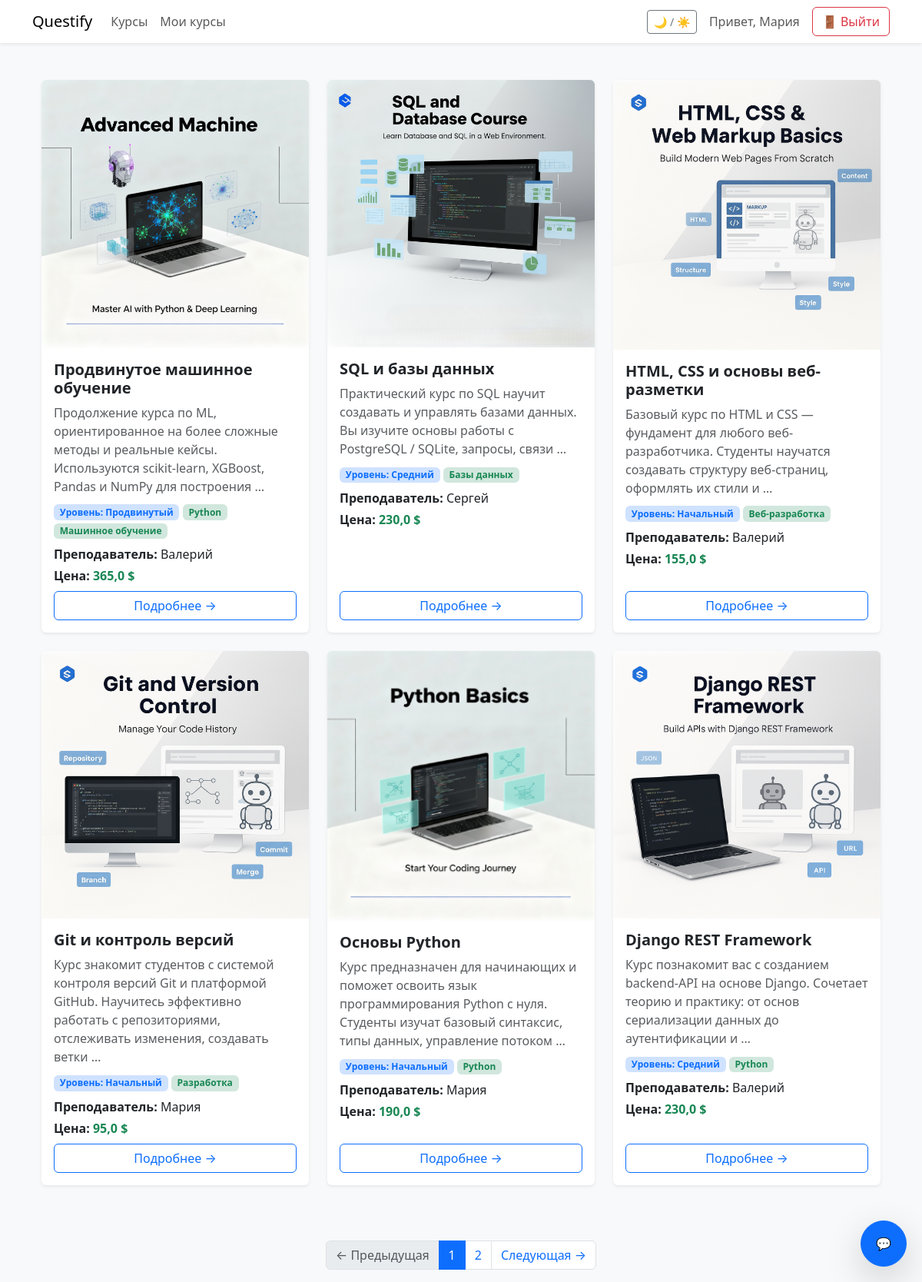
Screenshot of /course/ (signed in) with the database file from the repository.
### users/models.py (models this page shows, shortened)
class CustomUser(AbstractUser):
    ROLE_CHOICES = [
        ('admin', 'Админ'),
        ('teacher', 'Преподаватель'),
        ('student', 'Студент'),
    ]
    role = models.CharField(max_length=20, choices=ROLE_CHOICES, default='student')

### course/models/course.py (models this page shows, shortened)
class Course(models.Model):
    class LevelChoices(models.IntegerChoices):
        BEGINNER = 1, "Начальный"
        INTERMEDIATE = 2, "Средний"
        ADVANCED = 3, "Продвинутый"
    title = models.CharField(max_length=200, verbose_name="Название", help_text="Название курса")
    description = models.TextField(null=True, verbose_name="Описание", blank=True)
    price = models.FloatField(null=True, verbose_name="Цена", blank=True)
    published = models.DateTimeField(db_index=True, verbose_name="Опубликовано", default=timezone.now)
    level = models.SmallIntegerField("Уровень сложности", choices=LevelChoices.choices, default=LevelChoices.BEGINNER)
    outcome = models.TextField(blank=True, null=True, help_text="Что студент сможет после прохождения курса")
    image = models.ImageField(upload_to="course_images/", blank=True, null=True)
    teacher = models.ForeignKey(settings.AUTH_USER_MODEL, on_delete=models.CASCADE, limit_choices_to={'role': 'teacher'}, default=1)
    category = models.ManyToManyField(Category, verbose_name="Категория", blank=True)
    students = models.ManyToManyField(CustomUser, related_name="enrolled_courses", blank=True)
    class Meta:
        verbose_name_plural = "Курсы"
        verbose_name = "Курс"
        ordering = ['-published']
        unique_together = ["title", "teacher"]
        get_latest_by = "published"

class Category(models.Model):
    name = models.CharField("Название категории", max_length=30, unique=True)
    class Meta:
        verbose_name = "Категория"
        verbose_name_plural = "Категории"

### course/views.py (the view, shortened to what this page needs)
# urls.py: path('', CourseListView.as_view(), name='course_list'),
class CourseListView(ListView):
    model = Course
    template_name = 'course/course_list.html'
    context_object_name = 'courses'
    ordering = ['-published']
    paginate_by = 6
    def get_queryset(self):
        queryset = super().get_queryset()
        q = self.request.GET.get('q', '').strip()
        return queryset

### course/templates/course/course_list.html (shortened to what this page needs)
{% extends "base.html" %}
{% load static %}
{% block content %}
<div class="container mt-5">
  <div id="course-list" class="row">
    {% for course in courses %}
      <div class="col-md-4 mb-4">
        <div class="card h-100 border-0 shadow-sm course-card">
          {% if course.image %}
            <img src="{{ course.image.url }}" class="card-img-top rounded-top" alt="{{ course.title }}" loading="lazy">
          {% else %}
            <img src="{% static 'img/default_course.png' %}" class="card-img-top rounded-top" alt="Нет изображения" loading="lazy">
          {% endif %}
          <div class="card-body d-flex flex-column">
            <h5 class="card-title fw-bold">{{ course.title }}</h5>
            <p class="text-muted mb-2">{{ course.description|truncatewords:20 }}</p>
            <div class="mb-2">
              <span class="badge bg-primary-subtle text-primary">Уровень: {{ course.get_level_display }}</span>
              {% for cat in course.category.all %}
                <span class="badge bg-success-subtle text-success">{{ cat.name }}</span>
              {% empty %}
                <span class="badge bg-secondary">Без категории</span>
              {% endfor %}
            </div>
            <p class="mb-1"><strong>Преподаватель:</strong> {{ course.teacher }}</p>
            <p class="mb-2"><strong>Цена:</strong> <span class="text-success fw-semibold">{{ course.price }} $</span></p>
            <a href="{% url 'course:course_detail' course.id %}" class="btn btn-outline-primary mt-auto">Подробнее →</a>
          </div>
        </div>
      </div>
    {% empty %}
      <div class="col-12 text-center py-5">
        <h5 class="text-muted">Курсы не найдены 😔</h5>
      </div>
    {% endfor %}
  </div>
  <button id="chatToggle" class="btn btn-primary rounded-circle shadow-lg"
          style="width: 60px; height: 60px; position: fixed; bottom: 20px; right: 20px; z-index: 2000; cursor: pointer;">
    💬
  </button>
  {% if page_obj.has_other_pages %}
  <nav aria-label="Навигация по страницам" class="mt-5">
    <ul class="pagination justify-content-center">
      {% if page_obj.has_previous %}
        <li class="page-item"><a class="page-link" href="?q={{ request.GET.q }}&page={{ page_obj.previous_page_number }}">← Предыдущая</a></li>
      {% else %}
        <li class="page-item disabled"><span class="page-link">← Предыдущая</span></li>
      {% endif %}
      {% for num in page_obj.paginator.page_range %}
        {% if page_obj.number == num %}
          <li class="page-item active"><span class="page-link">{{ num }}</span></li>
        {% else %}
          <li class="page-item"><a class="page-link" href="?q={{ request.GET.q }}&page={{ num }}">{{ num }}</a></li>
        {% endif %}
      {% endfor %}
      {% if page_obj.has_next %}
        <li class="page-item"><a class="page-link" href="?q={{ request.GET.q }}&page={{ page_obj.next_page_number }}">Следующая →</a></li>
      {% else %}
        <li class="page-item disabled"><span class="page-link">Следующая →</span></li>
      {% endif %}
    </ul>
  </nav>
  {% endif %}
</div>
{% endblock %}

### templates/base.html (shortened to what this page needs)
<!DOCTYPE html>
<html lang="ru" class="">
<head>
    <link href="https://cdn.jsdelivr.net/npm/bootstrap@5.3.0/dist/css/bootstrap.min.css" rel="stylesheet">
</head>
<body>
<nav class="navbar navbar-expand-lg shadow-sm">
  <div class="container">
    <a class="navbar-brand" href="{% url 'home' %}">Questify</a>
    <div class="collapse navbar-collapse" id="navbarNav">
      <ul class="navbar-nav me-auto">
        <li class="nav-item">
          <a class="nav-link" href="{% url 'course:course_list' %}">Курсы</a>
        </li>
        {% if user.is_authenticated %}
            {% if user.role == 'teacher' %}
              <li class="nav-item">
                <a class="nav-link" href="{% url 'user_dashboard' %}">Мои курсы</a>
              </li>
            {% endif %}
        {% endif %}
      </ul>
      <ul class="navbar-nav ms-auto align-items-center">
        <li class="nav-item me-3">
            <button id="theme-toggle" class="btn btn-outline-secondary btn-sm">🌙 / ☀️</button>
        </li>
        {% if user.is_authenticated %}
          <li class="nav-item">
            <span class="navbar-text me-3">Привет, {{ user.username }}</span>
          </li>
          <li class="nav-item">
            <form method="post" action="{% url 'logout' %}" style="display:inline;">
             <button type="submit" class="btn btn-outline-danger">🚪 Выйти</button>
            </form>
          </li>
        {% endif %}
      </ul>
    </div>
  </div>
</nav>
<div class="container mt-4">
    {% block content %}{% endblock %}
</div>
</body>
</html>

### templates/base.html (style rules this page uses)
body.light { background-color: #f8f9fa; color: #212529; }
body.light .navbar { background-color: #ffffff !important; }
body.light .btn-primary { background-color: #0d6efd; border-color: #0d6efd; }

### course/templates/course/course_list.html (style rules this page uses)
.course-card { transition: transform 0.2s ease, box-shadow 0.3s ease; }
.bg-primary-subtle { background-color: #e8f0ff; }
.bg-success-subtle { background-color: #e6f9f0; }

### rows the page displays
CustomUser: username "Мария"
Course: image (picture), title "Продвинутое машинное обучение", description "Продолжение курса по ML, ориентированное на более сложные методы и реальные кейсы. Используются scikit-learn, XGBoost, Pandas и NumPy для построения …", level "Продвинутый", teacher "Валерий", price "365,0"
Category: name "Python"
Category: name "Машинное обучение"
Course: image (picture), title "SQL и базы данных", description "Практический курс по SQL научит создавать и управлять базами данных. Вы изучите основы работы с PostgreSQL / SQLite, запросы, связи …", level "Средний", teacher "Сергей", price "230,0"
Category: name "Базы данных"
Course: image (picture), title "HTML, CSS и основы веб-разметки", description "Базовый курс по HTML и CSS — фундамент для любого веб-разработчика. Студенты научатся создавать структуру веб-страниц, оформлять их стили и …", level "Начальный", teacher "Валерий", price "155,0"
Category: name "Веб-разработка"
Course: image (picture), title "Git и контроль версий", description "Курс знакомит студентов с системой контроля версий Git и платформой GitHub. Научитесь эффективно работать с репозиториями, отслеживать изменения, создавать ветки …", level "Начальный", teacher "Мария", price "95,0"
Category: name "Разработка"
Course: image (picture), title "Основы Python", description "Курс предназначен для начинающих и поможет освоить язык программирования Python с нуля. Студенты изучат базовый синтаксис, типы данных, управление потоком …", level "Начальный", teacher "Мария", price "190,0"
Course: image (picture), title "Django REST Framework", description "Курс познакомит вас с созданием backend-API на основе Django. Сочетает теорию и практику: от основ сериализации данных до аутентификации и …", level "Средний", teacher "Валерий", price "230,0"

### other values shown
{{ num }} "1"
{{ num }} "2"
